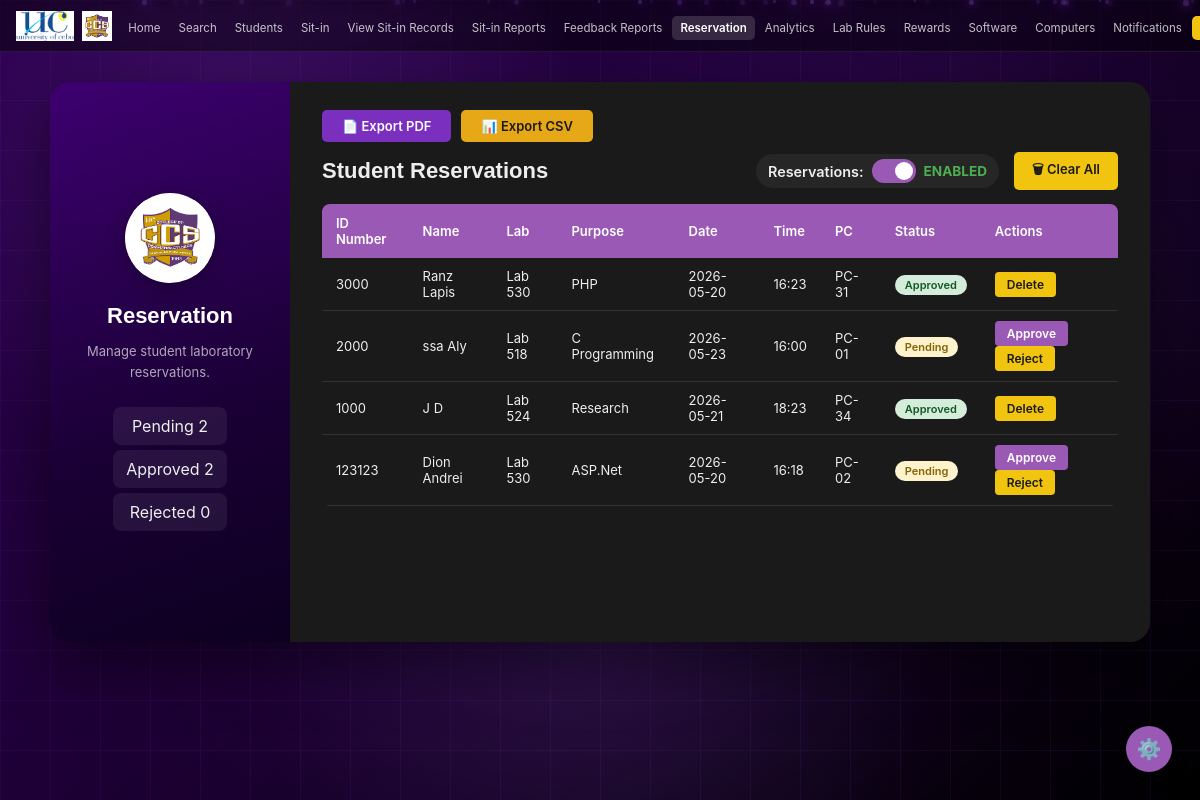
The app's page /admin/reservation (signed in) with its own data.
### tables this page shows
CREATE TABLE reservations (
        id INTEGER PRIMARY KEY AUTOINCREMENT,
        idnum TEXT NOT NULL,
        name TEXT NOT NULL,
        lab TEXT NOT NULL,
        purpose TEXT NOT NULL DEFAULT '',
        date TEXT NOT NULL,
        time TEXT NOT NULL,
        status TEXT NOT NULL DEFAULT 'Pending'
    , pc_id INTEGER);

CREATE TABLE computer_units (
        id INTEGER PRIMARY KEY AUTOINCREMENT,
        pc_number TEXT NOT NULL,
        lab_id INTEGER NOT NULL,
        status TEXT NOT NULL DEFAULT 'Available',
        FOREIGN KEY (lab_id) REFERENCES laboratory(id)
    );

### app.py (the view)
@app.route('/admin/reservation', methods=['GET', 'POST'])
def admin_reservation():
    if not admin_required():
        return redirect(url_for('login'))
    conn = get_db()
    reservations = conn.execute('''
        SELECT r.*, cu.pc_number
        FROM reservations r
        LEFT JOIN computer_units cu ON r.pc_id = cu.id
        ORDER BY r.id DESC
    ''').fetchall()
    status_row = conn.execute("SELECT value FROM settings WHERE key = 'reservations_enabled'").fetchone()
    reservations_enabled = (status_row['value'] == '1') if status_row else True
    conn.close()
    return render_template('admin/reservation.html', reservations=reservations, reservations_enabled=reservations_enabled)

### app.py (called while the page is built, shortened)
def get_db():
    conn = sqlite3.connect(os.path.join(BASE_DIR, 'database.db'))
    conn.row_factory = sqlite3.Row
    return conn

@app.before_request
def csrf_protect():
    if 'csrf_token' not in session:
        session['csrf_token'] = secrets.token_hex(16)
    if request.method == "POST":
        token = session.get('csrf_token', '')
        form_token = request.form.get('csrf_token', '')
        if not token or token != form_token:
            flash('Invalid request. Please try again.', 'error')
            return redirect(request.url)

@app.context_processor
def inject_unread_count():
    if 'user_id' in session and session.get('role') == 'admin':
        conn = get_db()
        count = conn.execute('''
            SELECT COUNT(*) FROM notifications
            WHERE is_read = 0 AND idnum = ?
        ''', (session['user_idnum'],)).fetchone()[0]
        conn.close()
        return dict(unread_count=count)
    return dict(unread_count=0)

def admin_required():
    return 'user_id' in session and session.get('role') == 'admin'

### templates/admin/reservation.html (shortened to what this page needs)
<!DOCTYPE html>
<html lang="en" data-theme="dark">
<head>
  <link rel="stylesheet" href="{{ url_for('static', filename='style.css') }}" />
  <link href="https://cdnjs.cloudflare.com/ajax/libs/toastr.js/latest/toastr.min.css" rel="stylesheet"/>
</head>
<body>
  <nav>
    <div class="nav-left">
      <img src="{{ url_for('static', filename='uclogo.png') }}" alt="UC" class="nav-logo">
      <img src="{{ url_for('static', filename='ccsmainlogo.png') }}" alt="CCS" class="nav-logo">
    </div>
    <ul class="nav-links">
      <li><a href="{{ url_for('admin_home') }}" class="{{ 'active' if request.endpoint == 'admin_home' else '' }}">Home</a></li>
      <li><a href="{{ url_for('admin_search') }}" class="{{ 'active' if request.endpoint == 'admin_search' else '' }}">Search</a></li>
      <li><a href="{{ url_for('admin_students') }}" class="{{ 'active' if request.endpoint == 'admin_students' else '' }}">Students</a></li>
      <li><a href="{{ url_for('admin_sitin') }}" class="{{ 'active' if request.endpoint == 'admin_sitin' else '' }}">Sit-in</a></li>
      <li><a href="{{ url_for('admin_sitin_records') }}" class="{{ 'active' if request.endpoint == 'admin_sitin_records' else '' }}">View Sit-in Records</a></li>
      <li><a href="{{ url_for('admin_reports') }}" class="{{ 'active' if request.endpoint == 'admin_reports' else '' }}">Sit-in Reports</a></li>
      <li><a href="{{ url_for('admin_feedback') }}" class="{{ 'active' if request.endpoint == 'admin_feedback' else '' }}">Feedback Reports</a></li>
      <li><a href="{{ url_for('admin_reservation') }}" class="{{ 'active' if request.endpoint == 'admin_reservation' else '' }}">Reservation</a></li>
      <li><a href="{{ url_for('admin_analytics') }}" class="{{ 'active' if request.endpoint == 'admin_analytics' else '' }}">Analytics</a></li>
      <li><a href="{{ url_for('admin_labrules_view') }}" class="{{ 'active' if request.endpoint == 'admin_labrules_view' else '' }}">Lab Rules</a></li>
      <li><a href="{{ url_for('admin_rewards') }}" class="{{ 'active' if request.endpoint == 'admin_rewards' else '' }}">Rewards</a></li>
      <li><a href="{{ url_for('admin_software') }}" class="{{ 'active' if request.endpoint == 'admin_software' else '' }}">Software</a></li>
      <li><a href="{{ url_for('admin_computers') }}" class="{{ 'active' if request.endpoint == 'admin_computers' else '' }}">Computers</a></li>
      <li>
        <a href="{{ url_for('admin_notifications') }}" class="{{ 'active' if request.endpoint == 'admin_notifications' else '' }}">
          Notifications
        </a>
      </li>
      <li><a href="{{ url_for('logout') }}" class="btn-nav-logout">Log out</a></li>
    </ul>
  </nav>
  <main class="admin-main">
    <div class="admin-split-card">
      <div class="split-left">
        <div class="split-logo-circle">
          <img src="{{ url_for('static', filename='ccsmainlogo.png') }}" alt="CCS" />
        </div>
        <h2 class="split-title">Reservation</h2>
        <p class="split-desc">Manage student laboratory reservations.</p>
        <div class="student-info-box" style="margin-top:20px;">
          <div class="info-row">
            <span class="info-lbl">Pending</span>
            <span class="info-val">{{ reservations | selectattr('status', 'equalto', 'Pending') | list | length }}</span>
          </div>
          <div class="info-row">
            <span class="info-lbl">Approved</span>
            <span class="info-val">{{ reservations | selectattr('status', 'equalto', 'Approved') | list | length }}</span>
          </div>
          <div class="info-row">
            <span class="info-lbl">Rejected</span>
            <span class="info-val">{{ reservations | selectattr('status', 'equalto', 'Rejected') | list | length }}</span>
          </div>
        </div>
      </div>
      <div class="split-right">
        <div style="display:flex; gap:10px; margin-bottom:10px;">
            <a href="{{ url_for('export_reservations_pdf') }}" class="btn-submit" style="background:#7b2fbe;">📄 Export PDF</a>
            <a href="{{ url_for('export_reservations_csv') }}" class="btn-submit" style="background:#e6a817; color:#1a1a1a;">📊 Export CSV</a>
        </div>
        <div style="display:flex; justify-content:space-between; align-items:center; margin-bottom:14px;">
          <h2 class="form-title" style="margin-bottom:0;">Student Reservations</h2>
          <div style="display:flex; align-items:center; gap:15px;">
            <form action="{{ url_for('toggle_reservation') }}" method="POST" style="display:flex; align-items:center; gap:8px; background: rgba(255,255,255,0.05); padding: 5px 12px; border-radius: 20px;">
                <span style="font-size:0.9rem; font-weight:600;">Reservations:</span>
                <label class="toggle-switch">
                    <span class="toggle-slider"></span>
                </label>
                <span class="status-indicator text-bold {{ 'text-success' if reservations_enabled else 'text-danger' }}">
                    {{ 'ENABLED' if reservations_enabled else 'DISABLED' }}
                </span>
            </form>
            {% if reservations %}
                <a href="{{ url_for('clear_reservations') }}"
                class="btn-danger"
                onclick="return confirm('Clear ALL reservation records? This cannot be undone.')">🗑 Clear All</a>
            {% endif %}
          </div>
        </div>
        <div class="table-wrap">
          <table class="admin-table">
            <thead>
              <tr>
                <th>ID Number</th>
                <th>Name</th>
                <th>Lab</th>
                <th>Purpose</th>
                <th>Date</th>
                <th>Time</th>
                <th>PC</th>
                <th>Status</th>
                <th>Actions</th>
              </tr>
            </thead>
            <tbody>
              {% for r in reservations %}
              <tr>
                <td>{{ r['idnum'] }}</td>
                <td>{{ r['name'] }}</td>
                <td>{{ r['lab'] }}</td>
                <td>{{ r['purpose'] }}</td>
                <td>{{ r['date'] }}</td>
                <td>{{ r['time'] }}</td>
                <td>{{ r['pc_number'] if r['pc_number'] else '—' }}</td>
                <td>
                  {% if r['status'] == 'Pending' %}
                    <span class="badge badge-pending">Pending</span>
                  {% elif r['status'] == 'Approved' %}
                    <span class="badge badge-active">Approved</span>
                  {% elif r['status'] == 'Cancelled' %}
                    <span class="badge" style="background:#6b7280;color:#fff;padding:2px 8px;border-radius:12px;font-size:11px;font-weight:600;">Cancelled</span>
                  {% else %}
                    <span class="badge badge-done">Rejected</span>
                  {% endif %}
                </td>
                <td>
                  {% if r['status'] == 'Pending' %}
                    <a href="{{ url_for('approve_reservation', reservation_id=r['id']) }}"
                       class="btn-edit"
                       onclick="return confirm('Approve this reservation?')">Approve</a>
                    <a href="{{ url_for('reject_reservation', reservation_id=r['id']) }}"
                       class="btn-delete"
                       onclick="return confirm('Reject this reservation?')">Reject</a>
                  {% else %}
                    <a href="{{ url_for('delete_reservation', reservation_id=r['id']) }}"
                       class="btn-delete"
                       onclick="return confirm('Delete this reservation?')">Delete</a>
                  {% endif %}
                </td>
              </tr>
              {% else %}
              <tr><td colspan="9" class="no-data">No reservations yet.</td></tr>
              {% endfor %}
            </tbody>
          </table>
        </div>
      </div>
    </div>
  </main>
</body>
</html>

### records on screen
reservations: idnum "3000", name "Ranz Lapis", lab "Lab 530", purpose "PHP", date "2026-05-20", time "16:23", pc_number "PC-31", status "Approved"
reservations: idnum "2000", name "ssa Aly", lab "Lab 518", purpose "C Programming", date "2026-05-23", time "16:00", pc_number "PC-01", status "Pending"
reservations: idnum "1000", name "J D", lab "Lab 524", purpose "Research", date "2026-05-21", time "18:23", pc_number "PC-34", status "Approved"
reservations: idnum "123123", name "Dion Andrei", lab "Lab 530", purpose "ASP.Net", date "2026-05-20", time "16:18", pc_number "PC-02", status "Pending"

### other values on screen
{{ 'ENABLED' if reservations_enabled else 'DISABLED' }} "ENABLED"
